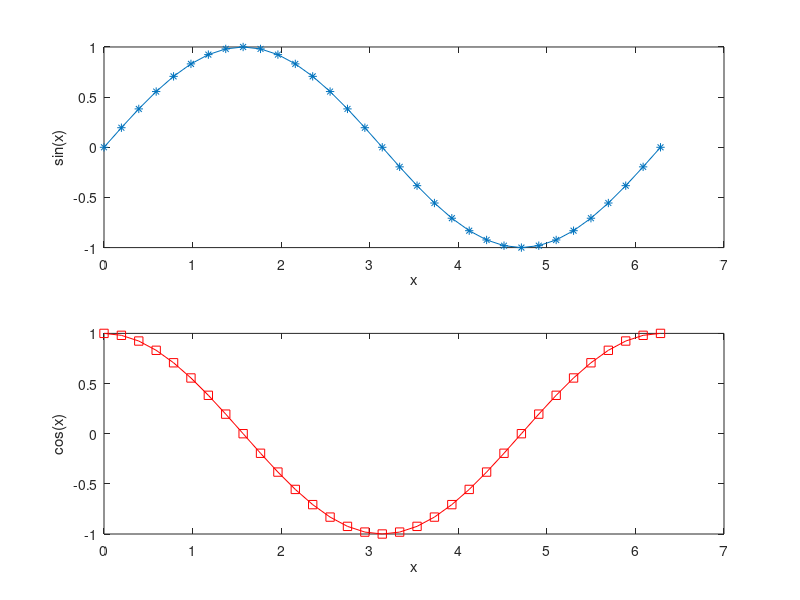

Reproduce this figure in MATLAB.
x=0:pi/16:2*pi;
y1=sin(x);
y2=cos(x);
subplot(2,1,1)
plot(x,y1,'* -')
xlabel('x')
ylabel('sin(x)')
subplot(2,1,2)
plot(x,y2,'r s -')
xlabel('x')
ylabel('cos(x)')